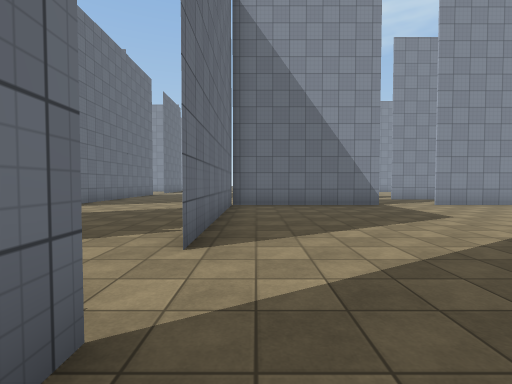
view 1 (above)

24 first-person views from a walk through a scene from a Unity 3-D project. The camera is 1.4 m above the floor, tilts 2° down and sees 85° across. The floor is counted in squares, 2 m on a side. Each view is taken from the middle of a square. On the plan, view 1 faces up. The plan holds only what a view shows up to about 9 squares ahead; the rest is blank. The place goes on beyond the plan. The player character is not drawn. Surface patterns are stand-ins for the level's own textures.

view 2
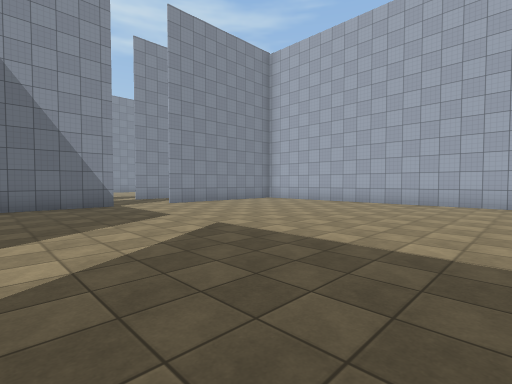

view 3
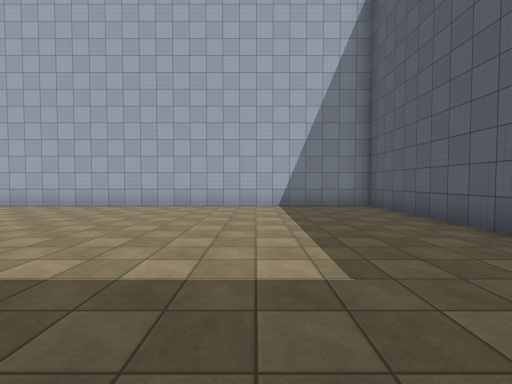

view 4
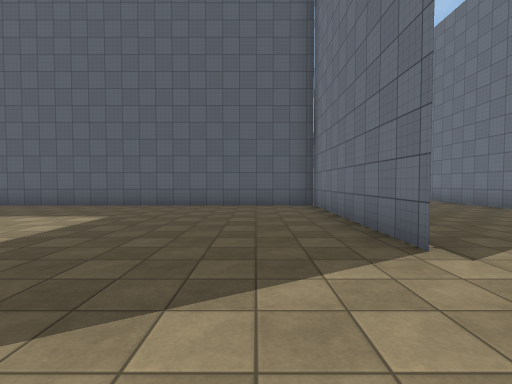

view 5
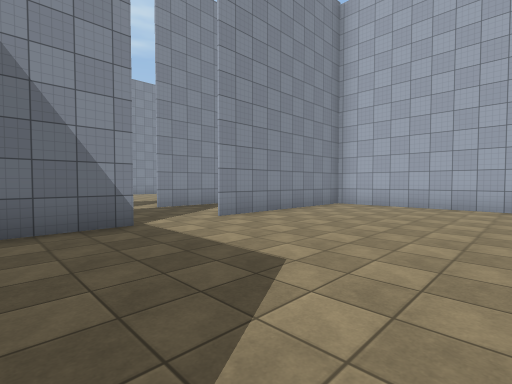

view 6
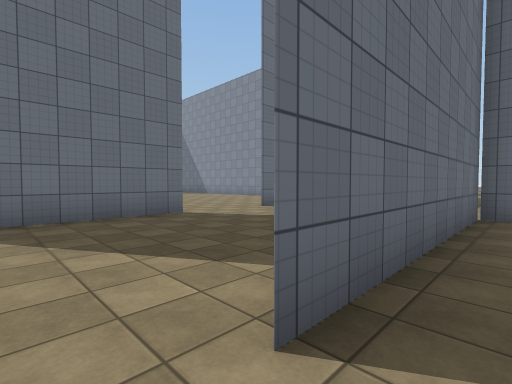

view 7
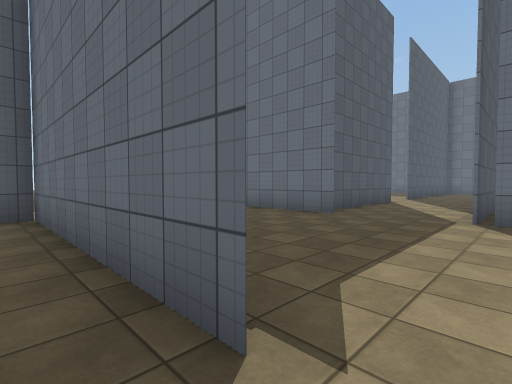

view 8
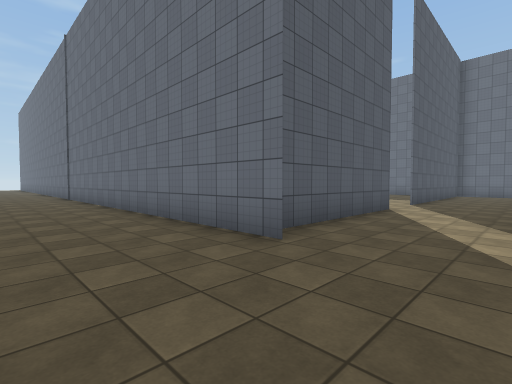

view 9
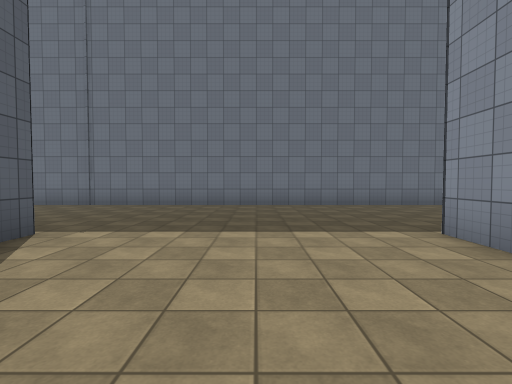

view 10
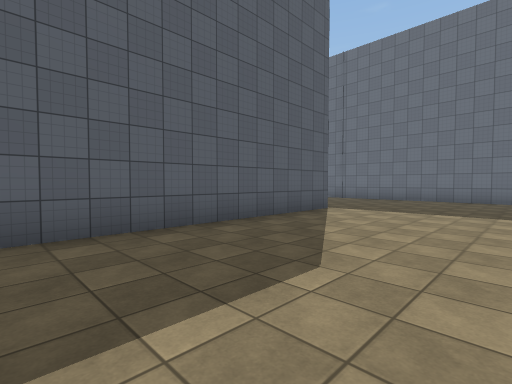

view 11
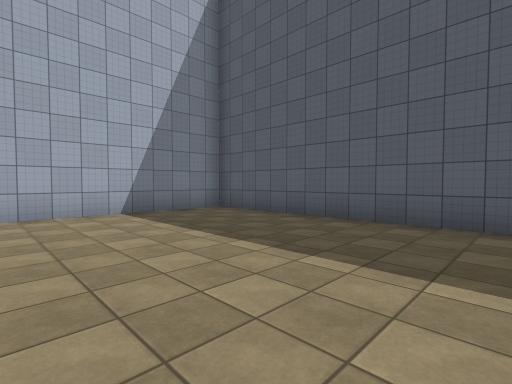

view 12
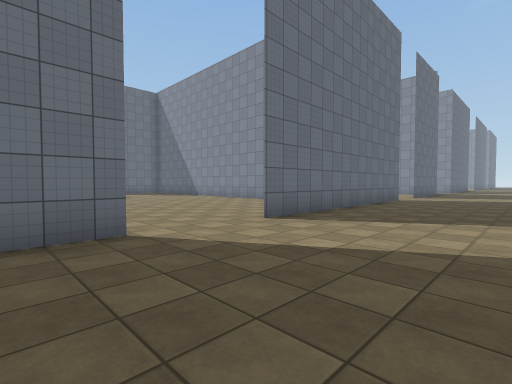

view 13
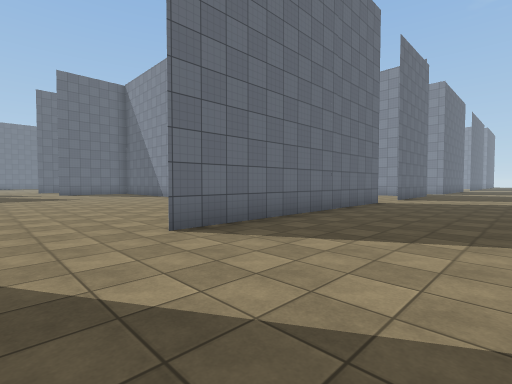

view 14
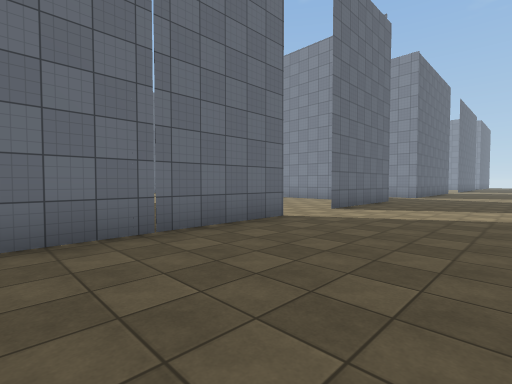

view 15
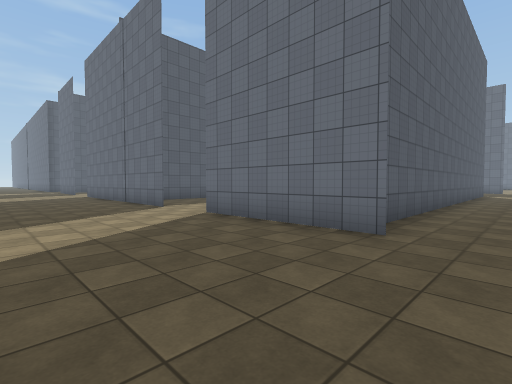

view 16
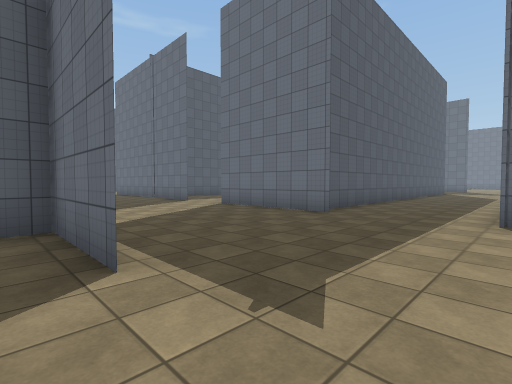

view 17
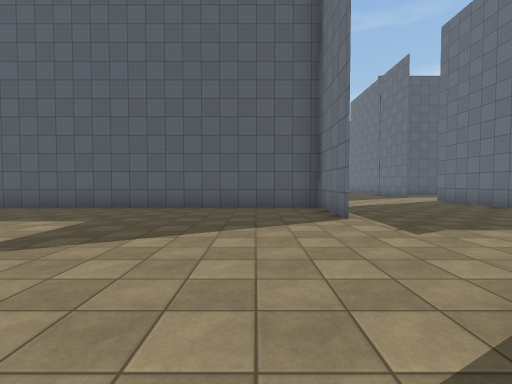

view 18
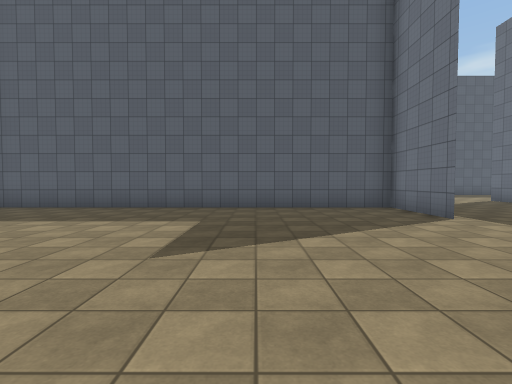

view 19
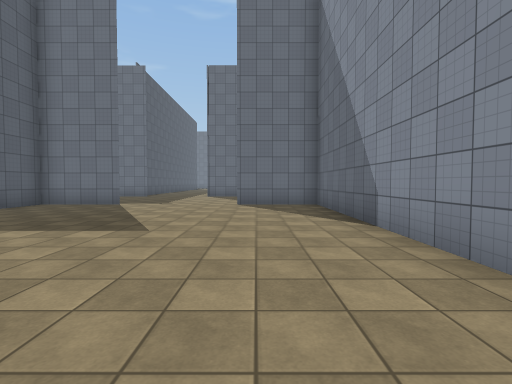

view 20
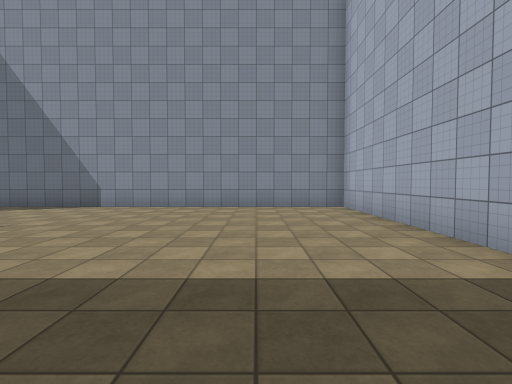

view 21
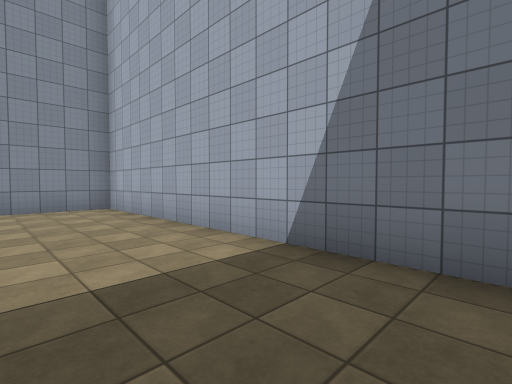

view 22
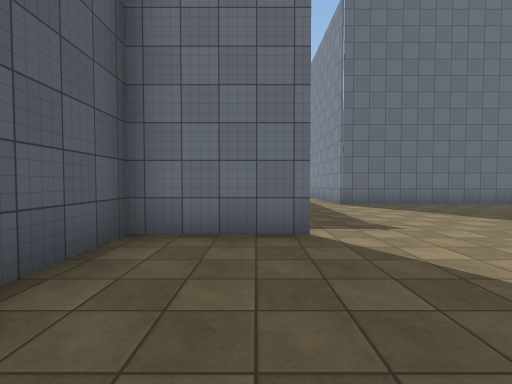

view 23
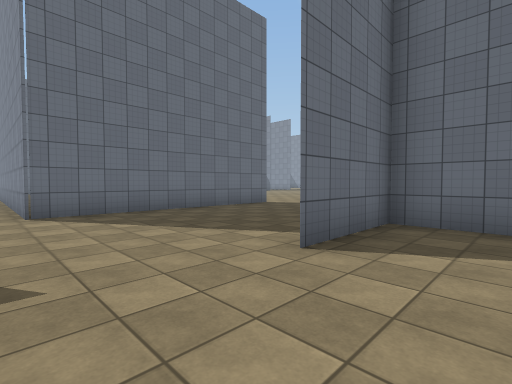

view 24
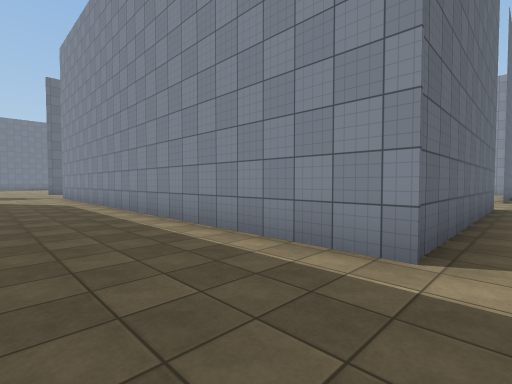

### Floor plan
Points are (right, up) in squares from view 1. A wall is a line through its corners. A room is listed if a view was taken in it or the views show most of it. See-through windows are left out.
Room 1 (views 1, 2, 3, 4, 5, 6, 7)
walls: (-0.7, 1.2) (-0.7, -4.4) (10.5, -4.4); (3.9, 8.6) (-0.7, 8.6) (-0.7, 2.8); (10.1, 8.6) (5.5, 8.6); (10.5, -4.1) (10.5, 7.1)
ways out: opening at (-1, 2) to room 2; opening at (4.5, 9) to room 2
Room 2 (views 8, 9, 10, 11, 12, 13, 14, 15, 16, 17, 18, 19, 20, 21, 22, 23, 24)
walls: (-5.7, 15.6) (-5.7, 7.9); (-5.7, 5.5) (-5.7, 1.5); (-0.8, 20.3) (10.1, 20.3); (-5.7, 21.8) (-5.7, 17.5); (-0.7, 22.8) (-0.7, 20); (-13, 21.2) (-6.5, 21.2); (7.4, 11.4) (5.5, 11.4); (-5.7, -1.1) (-5.7, -13.9); (-10.6, -1.7) (-6.2, -1.7); (-13.1, -1.7) (-12.5, -1.7); (0.4, -4.5) (-0.9, -4.5); (-5.7, 29.5) (-5.7, 24.6) (-15.1, 24.6); (10.5, 21) (10.5, 28.9) (-0.7, 28.9) (-0.7, 26.4); (-0.9, -10) (10.5, -10) (10.5, -4.1)
ways out: opening at (-1, 2) to room 1; opening at (4.5, 9) to room 1; opening at (-13.5, -0.5); opening at (-11.5, -2); opening at (-6, 6.5); opening at (-6, 16.5); opening at (4.5, 11)

Where each view was taken, in squares from view 1:
view 1: 0 up, 0 right, facing up
view 2: 0 up, 1 right, facing up-right
view 3: 1 down, 2 right, facing right
view 4: 4 up, 1 right, facing down
view 5: 4 up, 2 right, facing up-right
view 6: 2 up, 0 right, facing up-left
view 7: 2 up, 0 right, facing down-left
view 8: 1 up, 3 left, facing down-left
view 9: 7 down, 3 right, facing left
view 10: 6 down, 6 right, facing down-left
view 11: 5 down, 4 right, facing down-right
view 12: 4 up, 2 left, facing up-left
view 13: 6 up, 2 left, facing up-left
view 14: 11 up, 2 left, facing up-left
view 15: 23 up, 2 left, facing down-left
view 16: 25 up, 0 right, facing down-left
view 17: 28 up, 1 right, facing down
view 18: 28 up, 3 right, facing down
view 19: 27 up, 8 right, facing left
view 20: 21 up, 8 right, facing up
view 21: 21 up, 8 right, facing up-right
view 22: 22 up, 3 right, facing left
view 23: 24 up, 1 right, facing up-left
view 24: 22 up, 5 left, facing up-left
